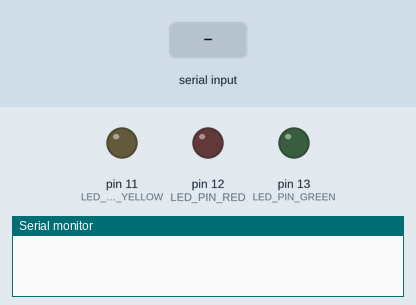
This sketch was run on a simulated Arduino Uno, built with avr-gcc and run on an emulated ATmega328P. Parts: output pins drawn as LEDs (lit = HIGH), the last lines printed to the serial monitor. The test bench sets the inputs (shaded band).

Above: at 1.2 s.
1.3 s: byte 108 (SET_LIGHTS_AUTO) received over Serial
At 1.7 s:
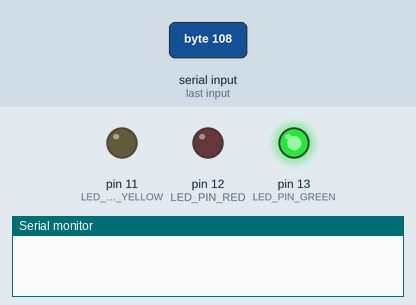
2.8 s: "1" received over Serial
At 14.1 s:
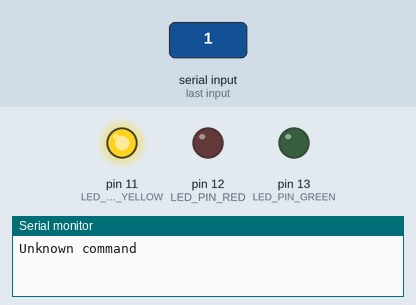
Timing chart, 0 to 14.3 s (numbered marks = the images above; inputs shaded):
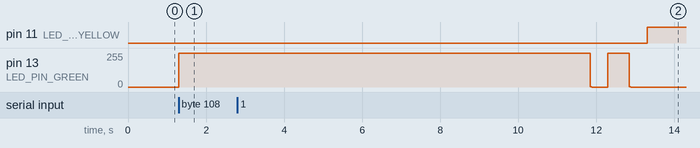

The sketch:

Traffic.ino
```cpp
#define LED_PIN_GREEN 13
#define LED_PIN_RED 12
#define LED_PIN_YELLOW 11

#define SET_LIGHTS_AUTO 'l'
#define SET_LIGHTS_HAND 'h'

#define SET_LED_GREEN_ON 'g'
#define SET_LED_RED_ON 'r'


#define STATE_IDLE 0
#define STATE_LED_ON 1
#define STATE_LED_OFF 2
#define STATE_LED_BLINK 3

#define BLINK_INTERVAL 500
#define BLINK_DURATION 2000
#define YELLOW_DURATION 1000
#define LIGHTS_GREEN_DURATION 10000
#define LIGHTS_RED_DURATION 7000
#define AFK_DURATION 60000

bool is_now_lights_auto;
bool is_now_lights_hand;
int stage;
int state;

int current_led_pin;
int previous_led_pin;
int current_light_duration;

long int blink_start;
long int light_start;
long int afk_start = 0;

bool led_status = LOW;

void update_state() {
    if (Serial.available() > 0) {
        char cmd = Serial.read();

        if (cmd == SET_LIGHTS_AUTO) {
            digitalWrite(current_led_pin, LOW);
            is_now_lights_auto = true;
            is_now_lights_hand = false;
            stage = 1;
            current_led_pin = LED_PIN_GREEN;
            previous_led_pin = LED_PIN_RED;
        }
        else if (cmd == SET_LIGHTS_HAND) {
            digitalWrite(current_led_pin, LOW);
            is_now_lights_hand = true;
            is_now_lights_auto = false;
        }
        else if (cmd == SET_LED_GREEN_ON and is_now_lights_hand) {
            digitalWrite(current_led_pin, LOW);
            if (current_led_pin == LED_PIN_RED) {
                current_led_pin = LED_PIN_YELLOW;
                state = STATE_LED_ON;
                light_start = millis();
                previous_led_pin = LED_PIN_RED;
            }
            else {
                state = STATE_LED_ON;
                current_led_pin = LED_PIN_GREEN;
                afk_start = millis();
            }

        }
        else if (cmd == SET_LED_RED_ON and is_now_lights_hand) {
            digitalWrite(current_led_pin, LOW);
            if (current_led_pin == LED_PIN_GREEN) {
                current_led_pin = LED_PIN_YELLOW;
                state = STATE_LED_ON;
                light_start = millis();
                previous_led_pin = LED_PIN_GREEN;
            }
            else {
                state = STATE_LED_ON;
                current_led_pin = LED_PIN_RED;
                afk_start = millis();
            }

        }
        else {
            Serial.println("Unknown command");
        }
    }
}

void traffic_light_stages() {
  if (is_now_lights_auto == true) {
      if (stage == 1) {
          current_led_pin = previous_led_pin == LED_PIN_GREEN ? LED_PIN_RED : LED_PIN_GREEN;
          current_light_duration = current_led_pin == LED_PIN_GREEN ? LIGHTS_GREEN_DURATION : LIGHTS_RED_DURATION;
          state = STATE_LED_ON;
          light_start = millis();
          stage += 1;
      }
      else if (stage == 2 and millis() >= light_start + current_light_duration) {
        if (current_led_pin == LED_PIN_RED) {
            stage += 1;
        }
        else {
            state = STATE_LED_BLINK;
            stage += 1;
            blink_start = millis();
        }
      }
      else if (stage == 3 and millis() >= light_start + current_light_duration + BLINK_DURATION) {
          state = STATE_LED_OFF;
          stage += 1;
      }
      else if (stage == 4) {
          light_start = millis();
          current_led_pin = LED_PIN_YELLOW;
          state = STATE_LED_ON;
          stage += 1;
      }
      else if (stage == 5 and millis() >= light_start + YELLOW_DURATION) {
          light_start = millis();
          state = STATE_LED_OFF;
          previous_led_pin = previous_led_pin == LED_PIN_GREEN ? LED_PIN_RED : LED_PIN_GREEN;
          stage = 1;
      }
  }
}

void process_state() {
    if (is_now_lights_hand and millis() >= afk_start + AFK_DURATION) {
        digitalWrite(current_led_pin, LOW);
        is_now_lights_auto = true;
        is_now_lights_hand = false;
        stage = 1;
        current_led_pin = LED_PIN_GREEN;
        previous_led_pin = LED_PIN_RED;
    }
    if (state == STATE_LED_ON) {
        if (is_now_lights_hand and current_led_pin == LED_PIN_YELLOW) {
            if (millis() >= light_start + YELLOW_DURATION * 3) {
                digitalWrite(current_led_pin, LOW);
                current_led_pin = previous_led_pin == LED_PIN_GREEN ? LED_PIN_RED : LED_PIN_GREEN;
                state = STATE_LED_ON;
                afk_start = millis();
            }
        }
        digitalWrite(current_led_pin, HIGH);
    }
    else if (state == STATE_LED_OFF) {
        digitalWrite(current_led_pin, LOW);
    }
    else if (state == STATE_LED_BLINK) {
        if (millis() <= blink_start + BLINK_INTERVAL and led_status == LOW) {
            digitalWrite(current_led_pin, HIGH);
            led_status = HIGH;
        }
        if (millis() >= blink_start + BLINK_INTERVAL and millis() <= blink_start + 2 * BLINK_INTERVAL and led_status == HIGH) {
            digitalWrite(current_led_pin, LOW);
            led_status = LOW;
        }
        if (millis() >= blink_start + 2 * BLINK_INTERVAL) {
            blink_start = millis();
        }
    }
}


void setup() {
    Serial.begin(9600);

    pinMode(LED_PIN_GREEN, OUTPUT);
    pinMode(LED_PIN_RED, OUTPUT);
    pinMode(LED_PIN_YELLOW, OUTPUT);
}

void loop() {
    update_state();
    traffic_light_stages();
    process_state();
}
```

Measured:
- after the input at 1.3 s, pin 13 (LED_PIN_GREEN): 0/255 → 255/255 at once
